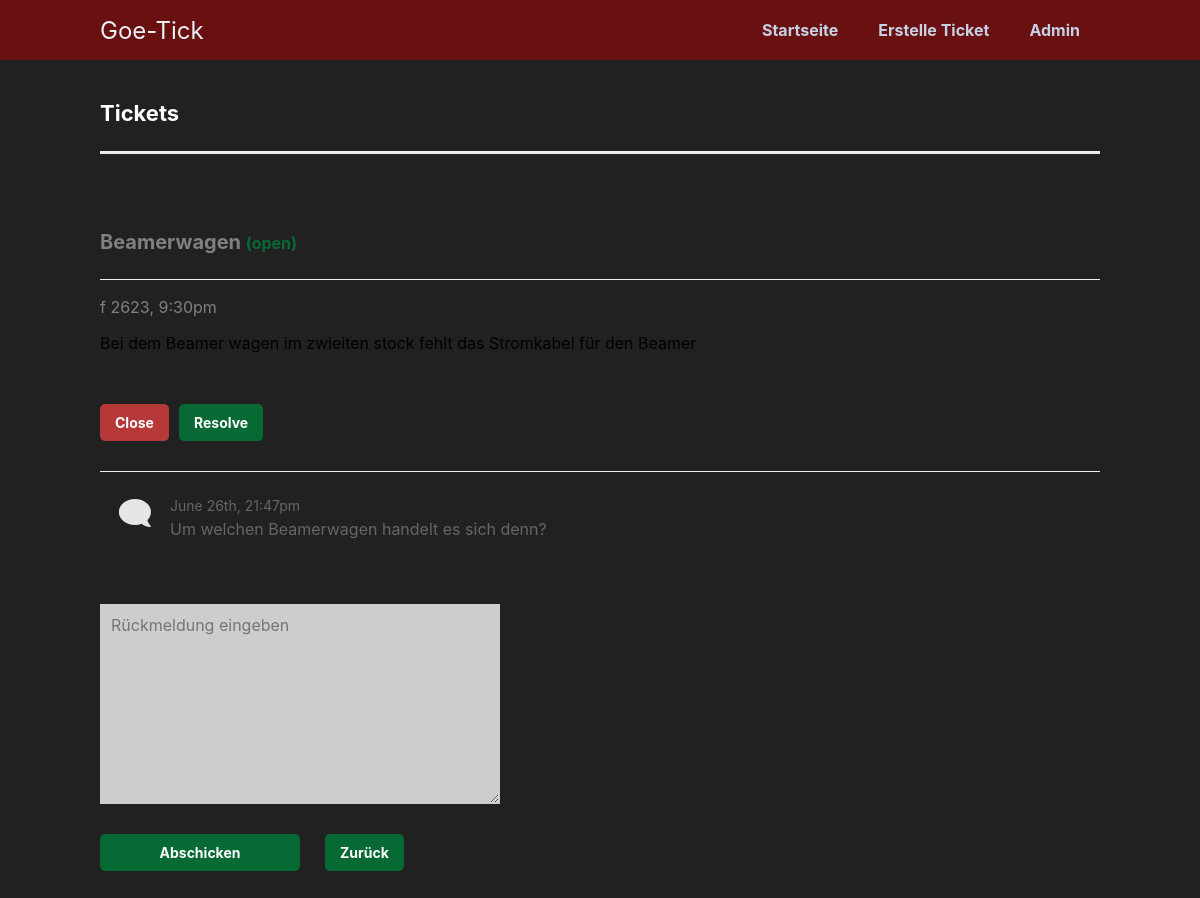
Screenshot of /admin.php?id=54 with the database file from the repository.
### tables this page shows
CREATE TABLE `tickets` (
  `ticket_ID` int(11) NOT NULL,
  `fehler_ID` int(11) NOT NULL,
  `nutzer_ID` int(11) NOT NULL,
  `title` varchar(255) NOT NULL,
  `created` datetime NOT NULL DEFAULT current_timestamp(),
  `StatusTicket` enum('open','closed','resolved') NOT NULL DEFAULT 'open'
);

CREATE TABLE `issue` (
  `Fehler_ID` int(11) NOT NULL,
  `ticket_ID` int(11) NOT NULL,
  `user_ID` int(11) NOT NULL,
  `Raum` varchar(255) NOT NULL,
  `Gerät` text NOT NULL,
  `Beschreibung` text NOT NULL
);

CREATE TABLE `tickets_comments` (
  `kommentar_ID` int(11) NOT NULL,
  `ticket_ID` int(11) NOT NULL,
  `user_ID` int(11) NOT NULL,
  `kommentar` varchar(255) NOT NULL,
  `erstelldatum` int(11) NOT NULL DEFAULT current_timestamp()
);

### admin.php (the view, shortened to what this page needs)
<?php
include 'functions.php';
$pdo = pdo_connect_mysql();
$stmt_ticket= $pdo->prepare('SELECT * From tickets INNER JOIN issue on tickets.ticket_ID = issue.ticket_ID');
$stmt_ticket->execute();
$tickets = $stmt_ticket->fetchall(PDO::FETCH_ASSOC);
$stmt_comment = $pdo -> prepare('SELECT kommentar, erstelldatum, ticket_ID from tickets_comments');
$stmt_comment->execute();
$comments = $stmt_comment->fetchall(PDO::FETCH_ASSOC);
?>
<?=template_header('hilfe bei der fehlerfindung')?>
<div class="content view">
    <h1>Tickets</h1>
    <?php
if(!isset($_GET['id'])):?>
    <?php foreach ($tickets as $tk):?>
    <a href="admin.php?id=<?=$tk['ticket_ID']?>" class="ticket">
        <span class="con">
            <h2><?=htmlspecialchars($tk['title'], ENT_QUOTES)?>
                <span class="<?=$tk['StatusTicket']?>">(<?=$tk['StatusTicket']?>)</span>
            </h2>
    </a>
    <p class="created"><?=date('f ds, g:ia', strtotime($tk['created']))?></p>
    </span>
    <?php endforeach;?>
    <?php else: ?>
    <?php foreach ($tickets as $tk):?>
    <?php if ($tk['ticket_ID'] == $_GET['id']): ?>
    <div class="ticket">
        <h2><?=htmlspecialchars($tk['title'], ENT_QUOTES)?>
            <span class="<?=$tk['StatusTicket']?>">(<?=$tk['StatusTicket']?>)</span>
        </h2>
        <p class="created"><?=date('f ds, g:ia', strtotime($tk['created']))?></p>
        <?php echo $tk['Beschreibung'] ?>
    </div>
    <div class="btns">
        <a href="admin.php?id=<?=$_GET['id']?>&status=closed" class="btn red">Close</a>
        <a href="admin.php?id=<?=$_GET['id']?>&status=resolved" class="btn">Resolve</a>
    </div>
    <div class="comments">
        <?php foreach($comments as $comment): ?>
        <?php if ($comment['ticket_ID'] == $_GET['id']): ?>
        <div class="comment">
            <div>
                <i class="fas fa-comment fa-2x"></i>
            </div>
            <p>
                <span><?=date('F dS, G:ia', strtotime($comment['erstelldatum']))?></span>
                <?=nl2br(htmlspecialchars($comment['kommentar'], ENT_QUOTES))?>
            </p>
        </div>
        <?php endif; ?>
        <?php endforeach; ?>
    </div>
    <form action="" method="post">
        <textarea name="kommentar" placeholder="Rückmeldung eingeben"></textarea>
        <div class="btns">
            <input type="submit" value="Abschicken">
            <a href="admin.php" class="btn">Zurück</a>
        </div>
    </form>
    <?php endif; ?>
    <?php endforeach; ?>
    <?php endif ?>
</div>
<?=template_footer()?>

### stylesheet.css (style rules this page uses)
* { box-sizing: border-box; font-family: -apple-system, BlinkMacSystemFont, "segoe ui", roboto, oxygen, ubuntu, cantarell, "fira sans", "droid sans", "helvetica neue", Arial, sans-serif; font-size: 16px; -webkit-font-smoothing: antialiased; -moz-osx-font-smoothing: grayscale; }
body { background-color: #212121; margin: 0; }
.content { width: 1000px; margin: 0 auto; }
.content h1 { margin: 2; padding: 25px 0; font-size: 22px; border-bottom: 3px solid #ebebeb; color: #ffffff; }
.content h2 { margin: 2; padding: 25px 0; font-size: 20px; border-bottom: 1px solid #ebebeb; color: gray; }
.btns { display: flex; }
.btns .btn { display: inline-block; text-decoration: none; background-color: #076a35; font-weight: bold; font-size: 14px; border-radius: 5px; color: #FFFFFF; padding: 10px 15px; margin: 15px 10px 15px 0; }
.btns .btn.red { background-color: #b63838; }
.view h2 .open, .view h2 .resolved { color: #076a35; }
.view .ticket { padding: 20px 0; }
.view .ticket .created { color: gray; }
.view .comments { margin-top: 15px; border-top: 1px solid #ebebeb; padding: 25px 0; }
.view .comments .comment { display: flex; padding-bottom: 5px; }
.view .comments .comment div { display: flex; align-items: flex-start; justify-content: center; width: 70px; color: #e6e6e6; transform: scaleX(-1); }
.view .comments .comment p { margin: 0 0 20px 0; color: #666666; }
.view .comments .comment p span { display: flex; font-size: 14px; padding-bottom: 5px; color: #666666; }
.create form, .view form { padding: 15px 0; display: flex; flex-flow: column; width: 400px; }
.create form input, .create form textarea, .view form input, .view form textarea { padding: 10px; width: 100%; margin-right: 25px; margin-bottom: 15px; background-color: #cdcdcd; border: 1px solid #cccccc; }
.create form textarea, .view form textarea { height: 200px; }
.create form input[type="submit"], .view form input[type="submit"] { display: block; background-color: #076a35; border: 0; font-weight: bold; font-size: 14px; color: #FFFFFF; cursor: pointer; width: 200px; margin-top: 15px; border-radius: 5px; }

### rows the page displays
tickets: title "Beamerwagen", StatusTicket "open", created "f 2623, 9:30pm", fehler_ID.Beschreibung "Bei dem Beamer wagen im zwieiten stock fehlt das Stromkabel für den Beamer"
tickets_comments: erstelldatum "June 26th, 21:47pm", kommentar "Um welchen Beamerwagen handelt es sich denn?"
